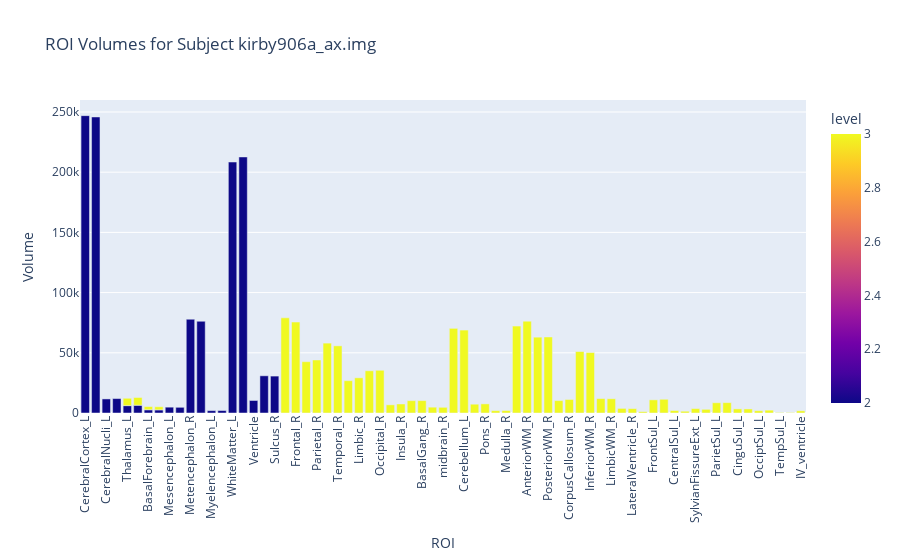

The cell this chart's notebook holds for it:
### Markdown cell above
Interactive Graphic

### Code cell
grouped_subject = subject.groupby(['type','level']).sum(numeric_only=True).reset_index()[['type', 'level', 'volume']]
grouped_subject.columns = ['type', 'level', 'total_volume']

roi = subject[(subject['type'] == 1) & (subject['level'].isin([2,3]))]
fig = px.bar(roi, x='roi', y='volume', color='level', title='ROI Volumes for Subject kirby906a_ax.img')
fig.update_layout(xaxis_tickangle=-90, xaxis_title='ROI', yaxis_title='Volume')
fig.show()

### Figure 1 — Plotly figure (JSON) as saved in the notebook; plotly's stock layout.template omitted (floating-point values rounded to 4 significant figures)
{"data": [{"alignmentgroup": "True", "hovertemplate": "roi=%{x}<br>volume=%{y}<br>level=%{marker.color}<extra></extra>", "legendgroup": "", "marker": {"color": [2, 2, 2, 2, 2, 2, 2, 2, 2, 2, 2, 2, 2, 2, 2, 2, 2, 2, 2, 3, 3, 3, 3, 3, 3, 3, 3, 3, 3, 3, 3, 3, 3, 3, 3, 3, 3, 3, 3, 3, 3, 3, 3, 3, 3, 3, 3, 3, 3, 3, 3, 3, 3, 3, 3, 3, 3, 3, 3, 3, 3, 3, 3, 3, 3, 3, 3, 3, 3, 3, 3, 3, 3], "coloraxis": "coloraxis", "pattern": {"shape": ""}}, "name": "", "offsetgroup": "", "orientation": "v", "showlegend": false, "textposition": "auto", "type": "bar", "x": ["CerebralCortex_L", "CerebralCortex_R", "CerebralNucli_L", "CerebralNucli_R", "Thalamus_L", "Thalamus_R", "BasalForebrain_L", "BasalForebrain_R", "Mesencephalon_L", "Mesencephalon_R", "Metencephalon_R", "Metencephalon_L", "Myelencephalon_L", "Myelencephalon_R", "WhiteMatter_L", "WhiteMatter_R", "Ventricle", "Sulcus_L", "Sulcus_R", "Frontal_L", "Frontal_R", "Parietal_L", "Parietal_R", "Temporal_L", "Temporal_R", "Limbic_L", "Limbic_R", "Occipital_L", "Occipital_R", "Insula_L", "Insula_R", "BasalGang_L", "BasalGang_R", "Thalamus_L", "Thalamus_R", "BasalForebrain_L", "BasalForebrain_R", "midbrain_L", "midbrain_R", "Cerebellum_R", "Cerebellum_L", "Pons_L", "Pons_R", "Medulla_L", "Medulla_R", "AnteriorWM_L", "AnteriorWM_R", "PosteriorWM_L", "PosteriorWM_R", "CorpusCallosum_L", "CorpusCallosum_R", "InferiorWM_L", "InferiorWM_R", "LimbicWM_L", "LimbicWM_R", "LateralVentricle_L", "LateralVentricle_R", "III_ventricle", "FrontSul_L", "FrontSul_R", "CentralSul_L", "CentralSul_R", "SylvianFissureExt_L", "SylvianFissureExt_R", "ParietSul_L", "ParietSul_R", "CinguSul_L", "CinguSul_R", "OcciptSul_L", "OcciptSul_R", "TempSul_L", "TempSul_R", "IV_ventricle"], "xaxis": "x", "y": [246947, 245855, 11685, 11982, 6116, 6446, 2686, 2609, 4842, 4722, 77882, 76190, 1979, 2056, 208432, 212651, 10388, 30891, 30662, 79044, 75534, 42615, 44044, 58034, 55776, 26828, 29229, 35073, 35484, 6791, 7487, 10250, 10284, 6116, 6446, 2686, 2609, 4842, 4722, 70304, 68870, 7320, 7578, 1979, 2056, 72167, 76270, 62984, 63137, 10292, 11228, 51023, 50193, 11968, 11825, 3815, 3630, 1108, 10923, 11402, 2043, 1476, 3658, 3056, 8518, 8616, 3419, 3371, 1910, 2356, 423, 387, 1835], "yaxis": "y"}], "layout": {"barmode": "relative", "coloraxis": {"colorbar": {"title": {"text": "level"}}, "colorscale": [[0, "#0d0887"], [0.1111, "#46039f"], [0.2222, "#7201a8"], [0.3333, "#9c179e"], [0.4444, "#bd3786"], [0.5556, "#d8576b"], [0.6667, "#ed7953"], [0.7778, "#fb9f3a"], [0.8889, "#fdca26"], [1, "#f0f921"]]}, "legend": {"tracegroupgap": 0}, "title": {"text": "ROI Volumes for Subject kirby906a_ax.img"}, "xaxis": {"anchor": "y", "domain": [0, 1], "tickangle": -90, "title": {"text": "ROI"}}, "yaxis": {"anchor": "x", "domain": [0, 1], "title": {"text": "Volume"}}}}
